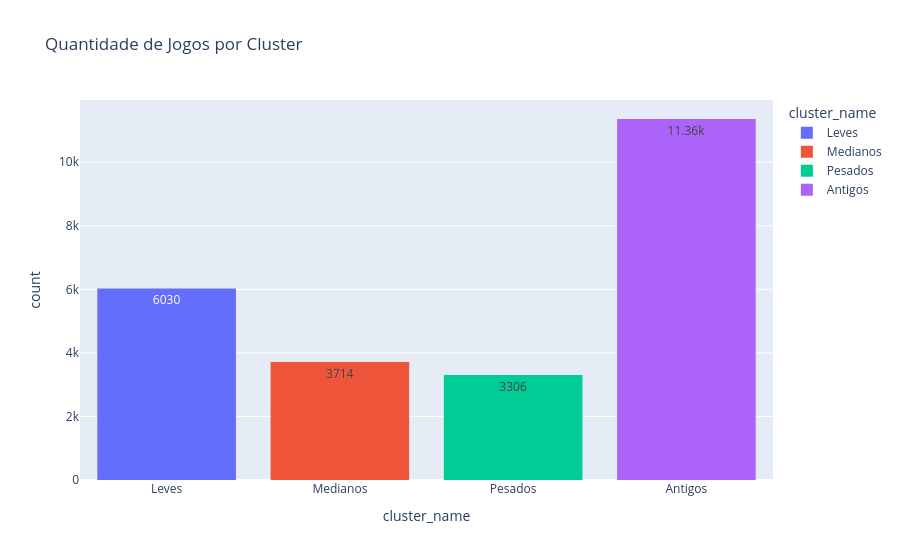

Notebook code for this chart:
### Code cell
fig = px.histogram(clusterized, x='cluster_name', color='cluster_name', text_auto=True, title="Quantidade de Jogos por Cluster")
fig.update_layout(bargap=0.2)

### Figure 1 — Plotly figure (JSON) as saved in the notebook; plotly's stock layout.template omitted (floating-point values rounded to 4 significant figures; data arrays with more than 128 entries replaced by an {"elided": "..."} marker saying what was removed)
{"data": [{"bingroup": "x", "hovertemplate": "cluster_name=%{x}<br>count=%{y}<extra></extra>", "legendgroup": "Leves", "marker": {"color": "#636efa", "pattern": {"shape": ""}}, "name": "Leves", "orientation": "v", "showlegend": true, "texttemplate": "%{value}", "type": "histogram", "x": {"elided": "6030 str values"}, "xaxis": "x", "yaxis": "y"}, {"bingroup": "x", "hovertemplate": "cluster_name=%{x}<br>count=%{y}<extra></extra>", "legendgroup": "Medianos", "marker": {"color": "#EF553B", "pattern": {"shape": ""}}, "name": "Medianos", "orientation": "v", "showlegend": true, "texttemplate": "%{value}", "type": "histogram", "x": {"elided": "3714 str values"}, "xaxis": "x", "yaxis": "y"}, {"bingroup": "x", "hovertemplate": "cluster_name=%{x}<br>count=%{y}<extra></extra>", "legendgroup": "Pesados", "marker": {"color": "#00cc96", "pattern": {"shape": ""}}, "name": "Pesados", "orientation": "v", "showlegend": true, "texttemplate": "%{value}", "type": "histogram", "x": {"elided": "3306 str values"}, "xaxis": "x", "yaxis": "y"}, {"bingroup": "x", "hovertemplate": "cluster_name=%{x}<br>count=%{y}<extra></extra>", "legendgroup": "Antigos", "marker": {"color": "#ab63fa", "pattern": {"shape": ""}}, "name": "Antigos", "orientation": "v", "showlegend": true, "texttemplate": "%{value}", "type": "histogram", "x": {"elided": "11360 str values"}, "xaxis": "x", "yaxis": "y"}], "layout": {"bargap": 0.2, "barmode": "relative", "legend": {"title": {"text": "cluster_name"}, "tracegroupgap": 0}, "title": {"text": "Quantidade de Jogos por Cluster"}, "xaxis": {"anchor": "y", "categoryarray": ["Leves", "Medianos", "Pesados", "Antigos"], "categoryorder": "array", "domain": [0, 1], "title": {"text": "cluster_name"}}, "yaxis": {"anchor": "x", "domain": [0, 1], "title": {"text": "count"}}}}
